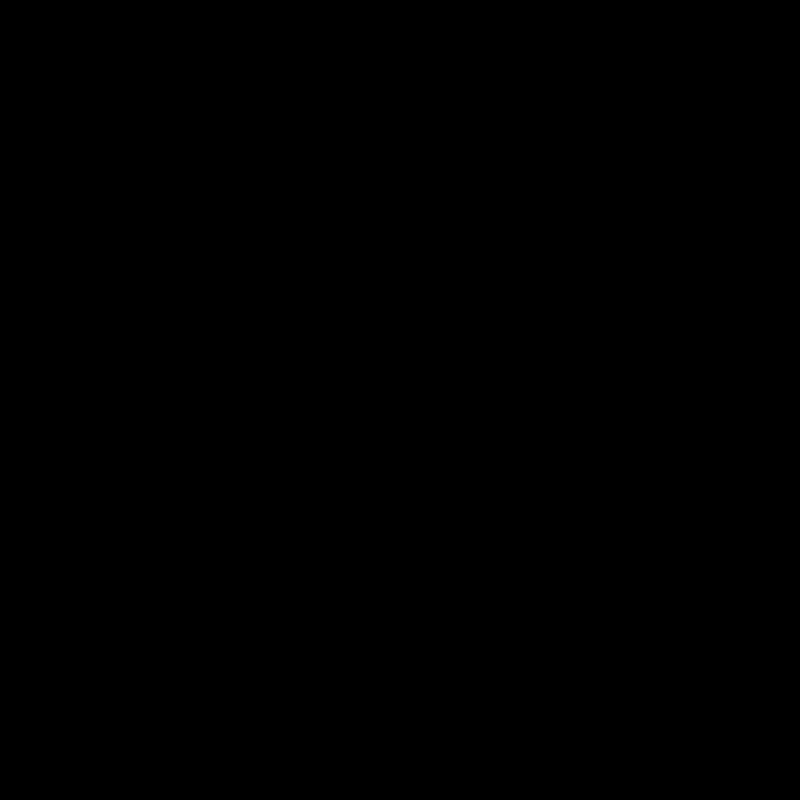
Frame 1 (no input)
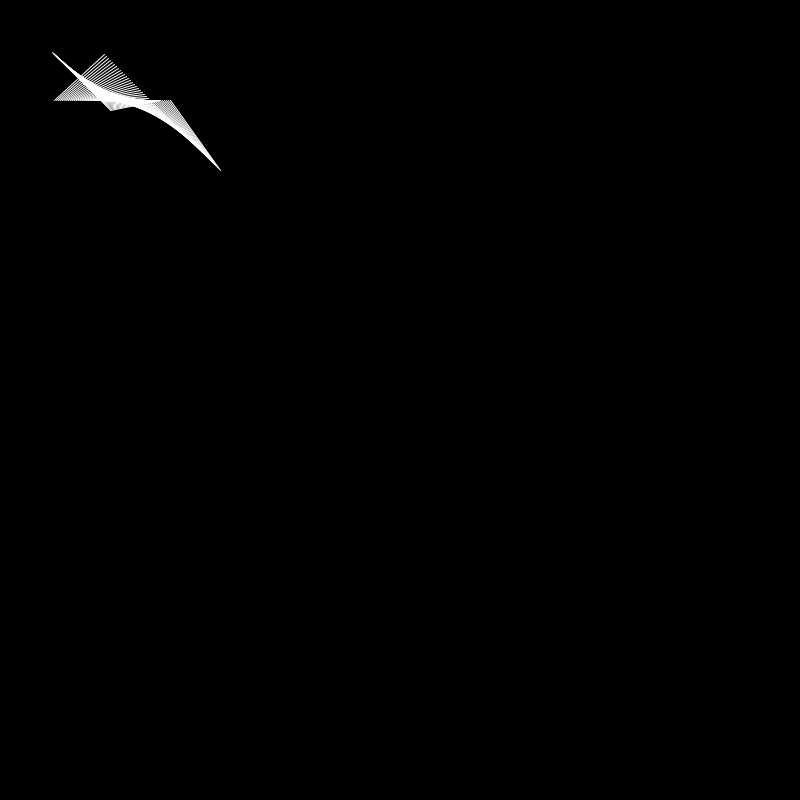
Frame 60 (the mouse pressed at the canvas centre just before this capture)
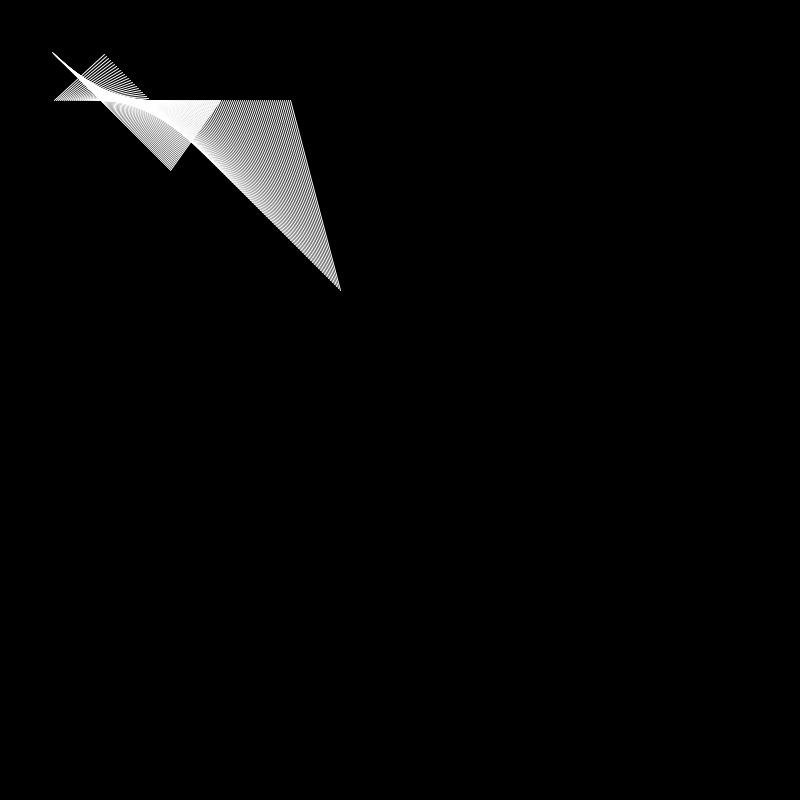
Frame 120 (the mouse held since frame 60 and released just before this capture)

The Processing sketch that drew these frames (run headless with seeded random() and noise(); from frame 60 on, the mouse is pressed at the canvas centre):

// Processing sketch: sketch_211027a
// ── sketch_211027a.pde
//Silk pattern (motion)

// line function #1
int x1 = 50;
int y1 = 50;
int x2 = 100;
int y2 = 100;

// line function #2
int x3 = 100;
int y3 = 50;
int x4 = 50;
int y4 = 100;


void setup() {
  size(800, 800);
  background(0);
}

void draw() {
  x1 = x1+1;
  y1 = y1+1;
  x2 = x2+1;
  x3 = x3+2;
  y3 = y3+2;
  x4 = x4+2;
  line(x1, y1, x2, y2);  
  line(x3, y3, x4, y4);
  stroke(255);
  if(x4>width) {
    y2 = y2+4;
  }
  if(x4>height) {
    x1 = x1 - 4;
  }
}
